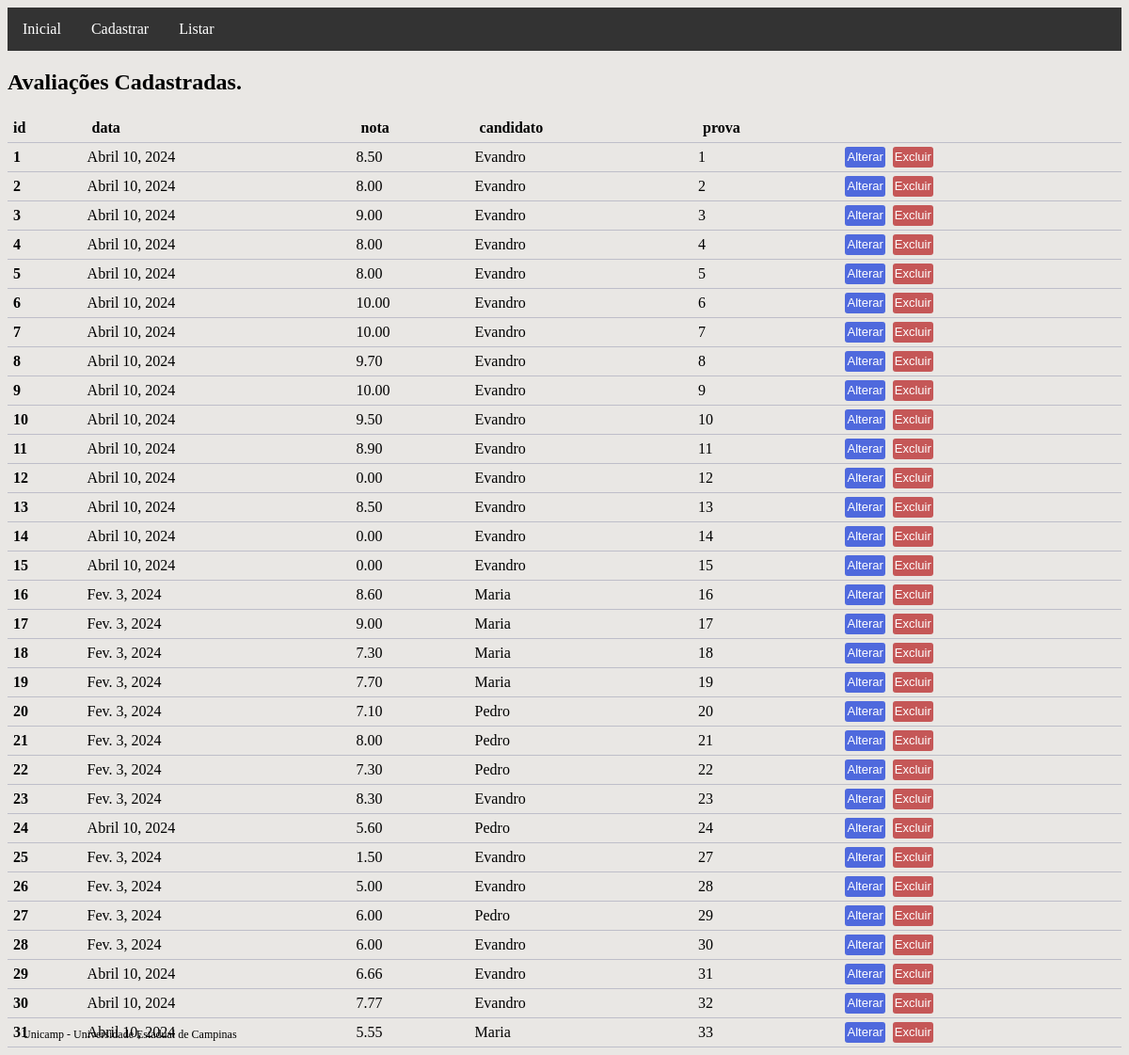
The app's page /avaliacao-list with its own data.
### main/models.py (models this page shows)
class Avaliacao(models.Model):
    nota = models.DecimalField(max_digits=4, decimal_places=2)
    data = models.DateField(null=False, blank=False)
    prova = models.ForeignKey(Prova, on_delete=models.CASCADE)
    candidato = models.ForeignKey(Candidato, on_delete=models.CASCADE)
    avaliacao = models.ManyToManyField(Examinador)

class Candidato(models.Model):
    nome = models.CharField(max_length=100, db_index=True, null=False, blank=False)
    habilitado = models.BooleanField(null=True)
    def __str__(self):
        return self.nome

class Prova(models.Model):
    id = models.BigAutoField(primary_key=True)
    concurso = models.ForeignKey(Concurso, on_delete=models.CASCADE)
    tipo = models.ForeignKey(Tipo, on_delete=models.CASCADE)
    def __str__(self):
        return str(self.id)

### main/views.py (the view)
# urls.py: path('avaliacao-list', CadastroAvaliacaoList.as_view(), name='avaliacao_list'),
class CadastroAvaliacaoList(ListView):
    template_name = 'avaliacao_list.html'
    model = Avaliacao

### main/templates/avaliacao_list.html (shortened to what this page needs)
{% extends "base.html" %}
{% block conteudo %}
{% if avaliacao_list %}
<h2>Avaliações Cadastradas.</h2>
<table class="tabela">
    <thead>
        <tr>
            <th>id</th>
            <th>data</th>
            <th>nota</th>
            <th>candidato</th>
            <th>prova</th>
        </tr>
    </thead>
    <tbody>
        {% for n in avaliacao_list %}
        <tr>
            <th scope="row">{{ n.pk }}</th>
            <td>{{ n.data }}</td>
            <td>{{ n.nota }}</td>
            <td>{{ n.candidato }}</td>
            <td>{{ n.prova }}</td>
            <td>
                <a href="{% url 'avaliacao_update' pk=n.pk %}"><button class="botao_confirmar">Alterar</button></a>
                <a href="{% url 'avaliacao_delete' pk=n.pk %}"><button class="botao_aviso">Excluir</button></a>
            </td>
        </tr>
        {% endfor %}
    </tbody>
</table>
{% else %}
<h2>Não há avaliações cadastradas.</h2>
{% endif %}
{% endblock conteudo %}

### static/css/main.css (style rules this page uses)
body { background-color: rgb(233, 231, 228); }
.botao_confirmar { border-style: none; border-radius: 3px; color: #ffffff; background-color: #4f69dd; text-align: center; text-decoration: none; font-family: sans-serif; font-size: 13px; margin: 2px 2px; padding: 2px; height: 22px; width: auto; }
.botao_aviso { border: none; border-radius: 3px; color: #ffffff; background-color: #c55757; text-align: center; text-decoration: none; font-family: sans-serif; font-size: 13px; margin: 2px 2px; padding: 2px; height: 22px; width: auto; }
.tabela { border-collapse: collapse; width: 100%; }
.tabela th, tr { padding: 6px; text-align: left; border-bottom: 1px solid #bebec9; }

### records on screen
Avaliacao: pk "1", data "Abril 10, 2024", nota "8.50", candidato "Evandro", prova "1"
Avaliacao: pk "2", data "Abril 10, 2024", nota "8.00", candidato "Evandro", prova "2"
Avaliacao: pk "3", data "Abril 10, 2024", nota "9.00", candidato "Evandro", prova "3"
Avaliacao: pk "4", data "Abril 10, 2024", nota "8.00", candidato "Evandro", prova "4"
Avaliacao: pk "5", data "Abril 10, 2024", nota "8.00", candidato "Evandro", prova "5"
Avaliacao: pk "6", data "Abril 10, 2024", nota "10.00", candidato "Evandro", prova "6"
Avaliacao: pk "7", data "Abril 10, 2024", nota "10.00", candidato "Evandro", prova "7"
Avaliacao: pk "8", data "Abril 10, 2024", nota "9.70", candidato "Evandro", prova "8"
Avaliacao: pk "9", data "Abril 10, 2024", nota "10.00", candidato "Evandro", prova "9"
Avaliacao: pk "10", data "Abril 10, 2024", nota "9.50", candidato "Evandro", prova "10"
Avaliacao: pk "11", data "Abril 10, 2024", nota "8.90", candidato "Evandro", prova "11"
Avaliacao: pk "12", data "Abril 10, 2024", nota "0.00", candidato "Evandro", prova "12"
Avaliacao: pk "13", data "Abril 10, 2024", nota "8.50", candidato "Evandro", prova "13"
Avaliacao: pk "14", data "Abril 10, 2024", nota "0.00", candidato "Evandro", prova "14"
Avaliacao: pk "15", data "Abril 10, 2024", nota "0.00", candidato "Evandro", prova "15"
Avaliacao: pk "16", data "Fev. 3, 2024", nota "8.60", candidato "Maria", prova "16"
Avaliacao: pk "17", data "Fev. 3, 2024", nota "9.00", candidato "Maria", prova "17"
Avaliacao: pk "18", data "Fev. 3, 2024", nota "7.30", candidato "Maria", prova "18"
Avaliacao: pk "19", data "Fev. 3, 2024", nota "7.70", candidato "Maria", prova "19"
Avaliacao: pk "20", data "Fev. 3, 2024", nota "7.10", candidato "Pedro", prova "20"
Avaliacao: pk "21", data "Fev. 3, 2024", nota "8.00", candidato "Pedro", prova "21"
Avaliacao: pk "22", data "Fev. 3, 2024", nota "7.30", candidato "Pedro", prova "22"
Avaliacao: pk "23", data "Fev. 3, 2024", nota "8.30", candidato "Evandro", prova "23"
Avaliacao: pk "24", data "Abril 10, 2024", nota "5.60", candidato "Pedro", prova "24"
Avaliacao: pk "25", data "Fev. 3, 2024", nota "1.50", candidato "Evandro", prova "27"
Avaliacao: pk "26", data "Fev. 3, 2024", nota "5.00", candidato "Evandro", prova "28"
Avaliacao: pk "27", data "Fev. 3, 2024", nota "6.00", candidato "Pedro", prova "29"
Avaliacao: pk "28", data "Fev. 3, 2024", nota "6.00", candidato "Evandro", prova "30"
Avaliacao: pk "29", data "Abril 10, 2024", nota "6.66", candidato "Evandro", prova "31"
Avaliacao: pk "30", data "Abril 10, 2024", nota "7.77", candidato "Evandro", prova "32"
Avaliacao: pk "31", data "Abril 10, 2024", nota "5.55", candidato "Maria", prova "33"
